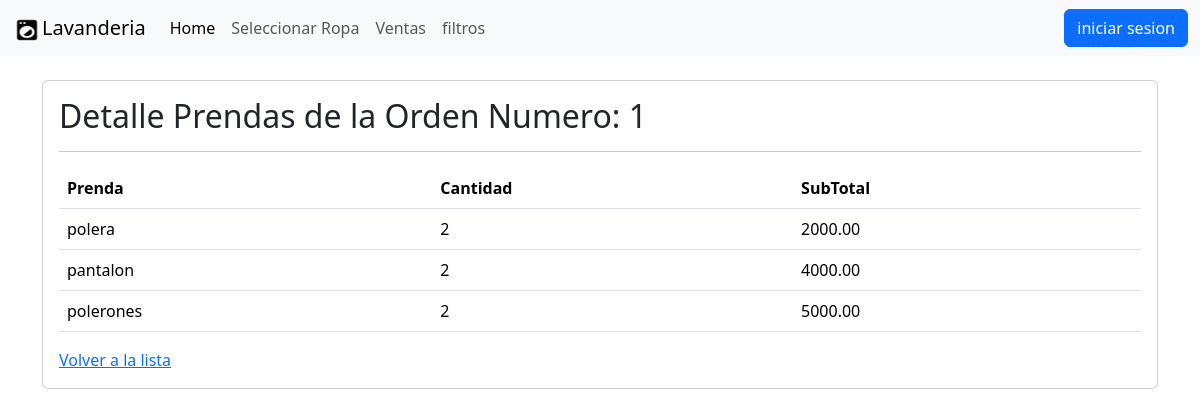
Page /venta/detalles_ventas/1 on the committed database.
### venta/models.py (models this page shows, shortened)
class Venta(models.Model):
    orden = models.OneToOneField(OrdenDeServicio, on_delete=models.CASCADE)
    monto_total = models.DecimalField(max_digits=10, decimal_places=2)
    fecha = models.DateTimeField(auto_now_add=True)
    metodo_pago = models.ForeignKey(Metodo_de_pago, on_delete=models.CASCADE)  # E.g., "Tarjeta", "Efectivo", etc.

### ordendeservicio/models.py (models this page shows, shortened)
class PrendaOrden(models.Model):
    orden = models.ForeignKey(OrdenDeServicio, on_delete=models.CASCADE)
    prenda = models.ForeignKey(Prenda, on_delete=models.CASCADE)
    cantidad = models.PositiveIntegerField()

### prendas/models.py (models this page shows, shortened)
class Prenda(models.Model):
    tipo = models.CharField(max_length=100)
    precio = models.DecimalField(max_digits=10, decimal_places=2)
    descripcion = models.TextField(blank=True, null=True)

### venta/views.py (the view)
# urls.py: path('detalles_ventas/<int:pk>',views.detalle_venta_prendas,name='detalles_prendas'),
def detalle_venta_prendas(request,pk):
    venta = get_object_or_404(Venta,pk=pk)
    orden=venta.orden
    prendas = PrendaOrden.objects.filter(orden=orden)
    for prenda_orden in prendas:
        prenda_orden.subtotal = prenda_orden.prenda.precio * prenda_orden.cantidad
    return render(request,'venta/detalles_prendas.html',{'venta':venta,'prendas':prendas})

### venta/templates/venta/detalles_prendas.html
{% extends 'ordendeservicio/home.html' %}
{% load crispy_forms_tags %}
{% block content %}
<div class="card mt-4">
    <div class="card-body">
      <h2>Detalle Prendas de la Orden Numero: {{venta.id}}</h2>
      <hr>
      <table class='table'>
        <thead>
            <tr>
            <th>Prenda</th>
            <th>Cantidad</th>
            <th>SubTotal</th>
        </tr>
        </thead>
        <tbody>
            {% for prenda_orden in prendas %}
        <tr>
            <td>{{prenda_orden.prenda.tipo}}</td>
            <td>{{prenda_orden.cantidad}}</td>
            <td>{{ prenda_orden.subtotal }}</td>
        </tr>
    </tbody>
    {% endfor %}
      </table>
      <a href="{% url 'lista' %}">Volver a la lista</a>
    </div>
  </div>
{% endblock content %}

### rows in the picture
Venta: id "1"
PrendaOrden: prenda.tipo "polera", cantidad "2", subtotal "2000.00"
PrendaOrden: prenda.tipo "pantalon", cantidad "2", subtotal "4000.00"
PrendaOrden: prenda.tipo "polerones", cantidad "2", subtotal "5000.00"
